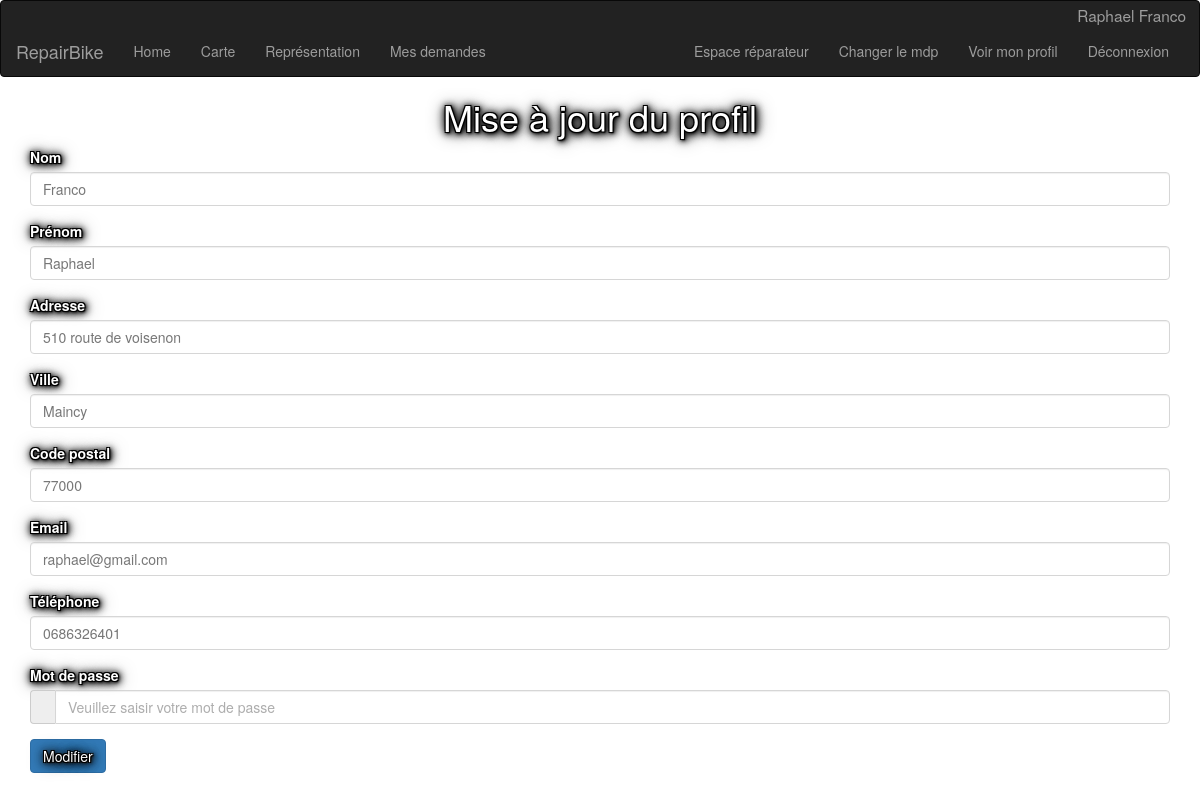
Page /profil.php (signed in) on the committed database.
### tables this page shows
CREATE TABLE `user` (
  `U_id` int(11) NOT NULL,
  `nom` varchar(50) NOT NULL,
  `prenom` varchar(50) NOT NULL,
  `email` varchar(100) NOT NULL,
  `mdp` varchar(200) NOT NULL,
  `tel` varchar(10) NOT NULL,
  `codepostal` varchar(5) NOT NULL,
  `ville` varchar(20) NOT NULL,
  `adresse` varchar(50) NOT NULL,
  `latitude` decimal(9,6) NOT NULL,
  `longitude` decimal(9,6) NOT NULL,
  `reparateur` tinyint(1) DEFAULT '0',
  `statut` varchar(20) DEFAULT 'CLIENT'
);

### profil.php (the view, shortened to what this page needs)
<?php
require 'header.php';
$id= $_SESSION['id'];
$req = "SELECT * FROM user WHERE U_id = :id";
$res = $bdd->prepare($req);
$res->bindParam(':id', $id, PDO::PARAM_STR);
try{
  $res -> execute();
}
catch(Exception $e){
  oups("Erreur de selection", $e->getMessage(),"1","index.php");
}
while($user = $res->fetch(PDO::FETCH_ASSOC)) {
$nom=$user['nom'];
$prenom=$user['prenom'];
$email=$user['email'];
$tel=$user['tel'];
$cp=$user['codepostal'];
$ville=$user['ville'];
$adresse=$user['adresse'];
}
?>
<body>
  <h1 style="color:white">Mise à jour du profil</h1>
  <div class="container">
    <form action="profil_post.php" method='post' oninput='mdp2.setCustomValidity(mdp2.value != mdp1.value ? "Mot de passe pas identique" : "")'>
      <div class="form-group">
        <label for="nom">Nom</label>
        <input type="text" class="form-control" id="nom" value="<?php echo $nom?>" name="nom">
      </div>
      <div class="form-group">
        <label for="prenom">Prénom</label>
        <input type="text" class="form-control" id="prenom" value="<?php echo $prenom?>" name="prenom">
      </div>
      <div class="form-group">
        <label for="adresse">Adresse</label>
        <input type="text" class="form-control" id="adresse" value="<?php echo $adresse?>" name="adresse">
      </div>
      <div class="form-group">
        <label for="ville">Ville</label>
        <input type="text" class="form-control" id="ville" value="<?php echo $ville?>" name="ville">
      </div>
      <div class="form-group">
        <label for="cp">Code postal</label>
        <input type="text" class="form-control" id="cp" value="<?php echo $cp?>" name="codepostal">
      </div>
      <div class="form-group">
        <label for="email">Email</label>
        <input type="email" class="form-control" id="email" value="<?php echo $email?>" name="email">
      </div>
      <div class="form-group">
        <label for="phone">Téléphone</label>
        <input type="text" class="form-control" id="phone" value="<?php echo $tel?>" name="tel">
      </div>
      <div class="form-group">
        <label>Mot de passe</label>
        <div class="input-group margin-bottom-sm">
          <span class="input-group-addon" onclick="showPassword();"><i class="fa fa-eye"></i></span>
          <input type="password" class="form-control formtexte" name="mdp" placeholder="Veuillez saisir votre mot de passe"required>
        </div>
      </div>
      <button type="submit" class="btn btn-primary">Modifier</button>
    </form>
    <br>
  </body>
</html>

### MesStyles.css (style rules this page uses)
h1 { text-align: center; text-shadow: -1px -1px 0 #000, 1px -1px 0 #000, -1px 1px 0 #000, 1px 1px 0 #000, 1px 1px 2px #141414, 1px 1px 3px #141414, 1px 1px 5px #141414, 1px 1px 7px #141414, 1px 1px 10px #141414, 1px 1px 12px #141414, 1px 1px 18px #141414;color:#fff; }
input, table { opacity: 0.8; }
form , div.card, button { text-shadow: -1px -1px 0 #000, 1px -1px 0 #000, -1px 1px 0 #000, 1px 1px 0 #000, 1px 1px 2px #141414, 1px 1px 3px #141414, 1px 1px 5px #141414, 1px 1px 7px #141414, 1px 1px 10px #141414, 1px 1px 12px #141414, 1px 1px 18px #141414;color:#fff; }

### rows in the picture
user: nom "Franco", prenom "Raphael", adresse "510 route de voisenon", ville "Maincy", codepostal "77000", email "raphael@gmail.com", tel "0686326401"

### other values in the picture
$monPrenom "Raphael"
$monNom "Franco"
